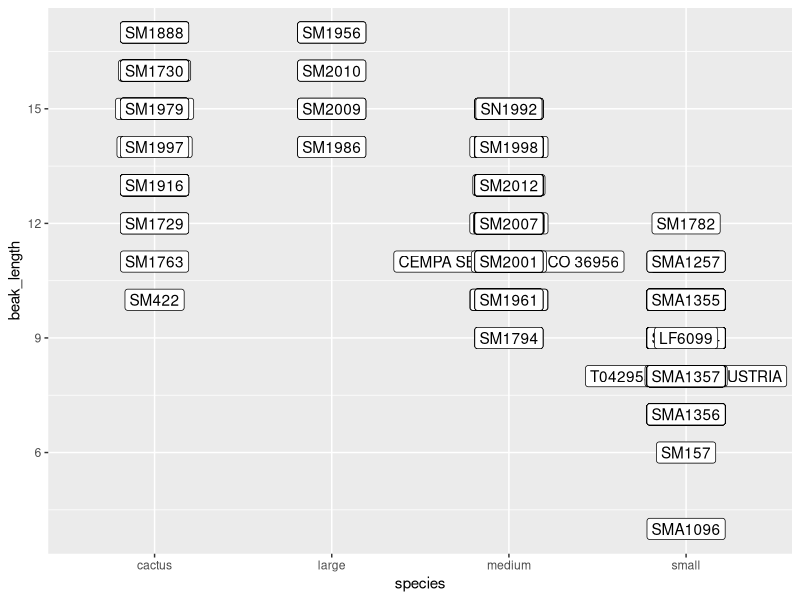

R code for this plot:
#plotting the finch data
library(ggplot2)
finch <- read.csv("finch.csv", header = TRUE)
head(finch)
class(finch)
summary(finch)
#simplify
finch_simple = subset(finch, select = -c(month, day, year, day_of_year, number_of_visit, latitude, longitude, wind, pox_scale, pox_lesion))

subset(finch_simple)
#identify the morphology data
#class(finch_simple$morphology)
#convert to integer
finch_simple$beak_depth <- as.integer(finch_simple$beak_depth)
finch_simple$beak_length <- as.integer(finch_simple$beak_length) 
finch_simple$beak_width <- as.integer(finch_simple$beak_width) 
finch_simple$wing <- as.integer(finch_simple$wing) 
finch_simple$mass <- as.integer(finch_simple$mass) 
#ignore the label if too messy
ggplot(finch_simple, aes(x = species, y = beak_length, label = band)) + 
  geom_label()

